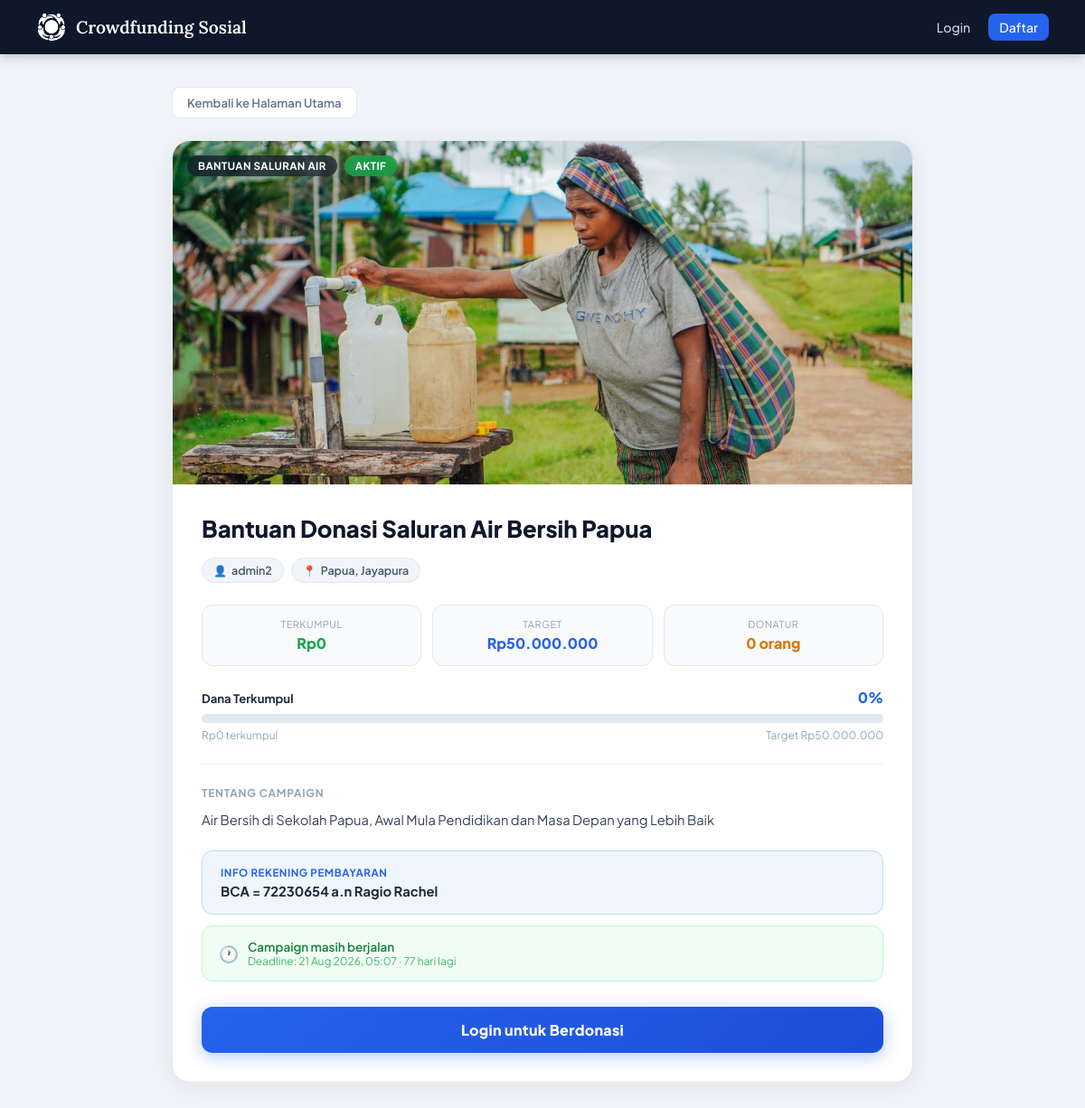
Page /detail.php?id=10 on the committed database.
### tables this page shows
CREATE TABLE `campaigns` (
  `id` int(11) NOT NULL,
  `manager_id` int(11) NOT NULL,
  `title` varchar(150) NOT NULL,
  `category` varchar(100) NOT NULL,
  `location` varchar(150) NOT NULL,
  `description` text NOT NULL,
  `target_amount` decimal(15,2) NOT NULL DEFAULT 0.00,
  `collected_amount` decimal(15,2) NOT NULL DEFAULT 0.00,
  `deadline` datetime NOT NULL,
  `image` varchar(255) NOT NULL,
  `bank_info` varchar(255) NOT NULL,
  `created_at` timestamp NOT NULL DEFAULT current_timestamp()
);

CREATE TABLE `users` (
  `id` int(11) NOT NULL,
  `name` varchar(100) NOT NULL,
  `email` varchar(100) NOT NULL,
  `phone` varchar(20) NOT NULL,
  `address` text DEFAULT NULL,
  `avatar` varchar(255) DEFAULT NULL,
  `password` varchar(255) NOT NULL,
  `role` enum('donor','manager') NOT NULL DEFAULT 'donor',
  `created_at` timestamp NOT NULL DEFAULT current_timestamp()
);

### detail.php (the view, shortened to what this page needs)
<?php
require 'config.php';
function progColor(int $pct): array {
    if ($pct <= 50)  return ['grad' => 'linear-gradient(90deg,#2563eb,#38bdf8)', 'fire' => false];
    return               ['grad' => 'linear-gradient(90deg,#dc2626,#f97316)', 'fire' => true];
}
$id = isset($_GET['id']) ? (int)$_GET['id'] : 0;
$stmt = $conn->prepare("
    SELECT c.*, u.name AS manager_name
    FROM campaigns c
    JOIN users u ON c.manager_id = u.id
    WHERE c.id = ?
    LIMIT 1
");
$stmt->bind_param("i", $id);
$stmt->execute();
$campaign = $stmt->get_result()->fetch_assoc();
$pct = ($campaign['target_amount'] > 0)
    ? min(100, round(($campaign['collected_amount'] / $campaign['target_amount']) * 100))
    : 0;
$is_expired  = strtotime($campaign['deadline']) < time();
$days_left   = ceil((strtotime($campaign['deadline']) - time()) / 86400);
$imgPath     = 'uploads/' . $campaign['image'];
$imgExists   = !empty($campaign['image']) && file_exists($imgPath);
$dStmt = $conn->prepare("SELECT COUNT(*) AS cnt FROM donations WHERE campaign_id = ?");
$dStmt->bind_param("i", $id);
$dStmt->execute();
$donatur_count = $dStmt->get_result()->fetch_assoc()['cnt'];
?>
<!DOCTYPE html>
<html lang="id">
<head>
</head>
<body>
<nav class="navbar">
    <a class="navbar-brand" href="index.php">
        <img src="uploads/LogoKecil.png" alt="Logo">
        Crowdfunding Sosial
    </a>
    <div class="navbar-links">
        <?php if (isset($_SESSION['user_id'])): ?>
            <span style="color:#94a3b8;font-size:.85rem;">Halo, <?= htmlspecialchars($_SESSION['user_name']) ?> |</span>
            <?php if ($_SESSION['user_role'] === 'donor'): ?>
                <a href="donation_history.php">Riwayat</a>
            <?php else: ?>
                <a href="manager_dashboard.php" class="nav-cta">Dashboard</a>
            <?php endif; ?>
            <a href="logout.php" class="danger">Logout</a>
        <?php else: ?>
            <a href="login.php">Login</a>
            <a href="register.php" class="nav-cta">Daftar</a>
        <?php endif; ?>
    </div>
</nav>
<div class="page">
    <a href="index.php" class="back-link">Kembali ke Halaman Utama</a>
    <div class="detail-card">
        <div class="hero-img">
            <?php if ($imgExists): ?>
                <img src="<?= htmlspecialchars($imgPath) ?>" alt="<?= htmlspecialchars($campaign['title']) ?>">
            <?php else: ?>
                <div class="no-img">Tidak ada gambar</div>
            <?php endif; ?>
            <div class="hero-badges">
                <span class="hbadge hbadge-cat"><?= htmlspecialchars($campaign['category']) ?></span>
                <span class="hbadge <?= $is_expired ? 'hbadge-expired' : 'hbadge-active' ?>">
                    <?= $is_expired ? 'Berakhir' : 'Aktif' ?>
                </span>
            </div>
        </div>
        <div class="detail-body">
            <h1 class="detail-title"><?= htmlspecialchars($campaign['title']) ?></h1>
            <div class="meta-row">
                <span class="meta-pill"><span class="pi">&#128100;</span> <?= htmlspecialchars($campaign['manager_name']) ?></span>
                <span class="meta-pill"><span class="pi">&#128205;</span> <?= htmlspecialchars($campaign['location']) ?></span>
            </div>
            <div class="stats-row">
                <div class="stat-box green">
                    <div class="sl">Terkumpul</div>
                    <div class="sv">Rp<?= number_format($campaign['collected_amount'], 0, ',', '.') ?></div>
                </div>
                <div class="stat-box blue">
                    <div class="sl">Target</div>
                    <div class="sv">Rp<?= number_format($campaign['target_amount'], 0, ',', '.') ?></div>
                </div>
                <div class="stat-box amber">
                    <div class="sl">Donatur</div>
                    <div class="sv"><?= $donatur_count ?> orang</div>
                </div>
            </div>
            <?php $pc = progColor($pct); ?>
            <div class="prog-wrap">
                <div class="prog-header">
                    <span class="ph-label">Dana Terkumpul</span>
                    <span class="ph-pct" style="color:<?= $pct > 75 ? '#dc2626' : ($pct > 50 ? '#d97706' : '#2563eb') ?>">
                        <?= $pct ?>%<?= $pc['fire'] ? ' 🔥' : '' ?>
                    </span>
                </div>
                <div class="prog-bg">
                </div>
                <div class="prog-footer">
                    <span>Rp<?= number_format($campaign['collected_amount'], 0, ',', '.') ?> terkumpul</span>
                    <span>Target Rp<?= number_format($campaign['target_amount'], 0, ',', '.') ?></span>
                </div>
            </div>
            <hr class="divider">
            <div class="desc-label">Tentang Campaign</div>
            <div class="desc-text"><?= nl2br(htmlspecialchars($campaign['description'])) ?></div>
            <div class="bank-box">
                <div class="bl">Info Rekening Pembayaran</div>
                <div class="bv"><?= htmlspecialchars($campaign['bank_info']) ?></div>
            </div>
            <div class="deadline-box">
                <div class="db-icon"><?= $is_expired ? '&#128683;' : '&#128336;' ?></div>
                <div>
                    <div class="db-text">
                        <?= $is_expired
                            ? 'Campaign ini telah berakhir'
                            : ($days_left <= 7 ? 'Segera berakhir!' : 'Campaign masih berjalan') ?>
                    </div>
                    <div class="db-sub">
                        Deadline: <?= date('d M Y, H:i', strtotime($campaign['deadline'])) ?>
                        <?= !$is_expired ? " &middot; $days_left hari lagi" : '' ?>
                    </div>
                </div>
            </div>
            <?php if (!$is_expired && isset($_SESSION['user_id']) && $_SESSION['user_role'] === 'donor'): ?>
                <a class="btn-donate" href="donate.php?campaign_id=<?= $campaign['id'] ?>">Donasi Sekarang</a>
            <?php elseif (!isset($_SESSION['user_id'])): ?>
                <a class="btn-donate" href="login.php">Login untuk Berdonasi</a>
            <?php elseif ($is_expired): ?>
                <div class="btn-donate disabled">Campaign Telah Berakhir</div>
            <?php endif; ?>
        </div>
    </div>
</div>
</body>
</html>

### rows in the picture
campaigns: image (picture), category "BANTUAN SALURAN AIR", title "Bantuan Donasi Saluran Air Bersih Papua", manager.name "admin2", location "Papua, Jayapura", collected_amount "0", target_amount "50.000.000", description "Air Bersih di Sekolah Papua, Awal Mula Pendidikan dan Masa Depan yang Lebih Baik", bank_info "BCA = 72230654 a.n Ragio Rachel", deadline "21 Aug 2026, 05:07", deadline "77"

### other values in the picture
$donatur_count "0"
$pct "0"
